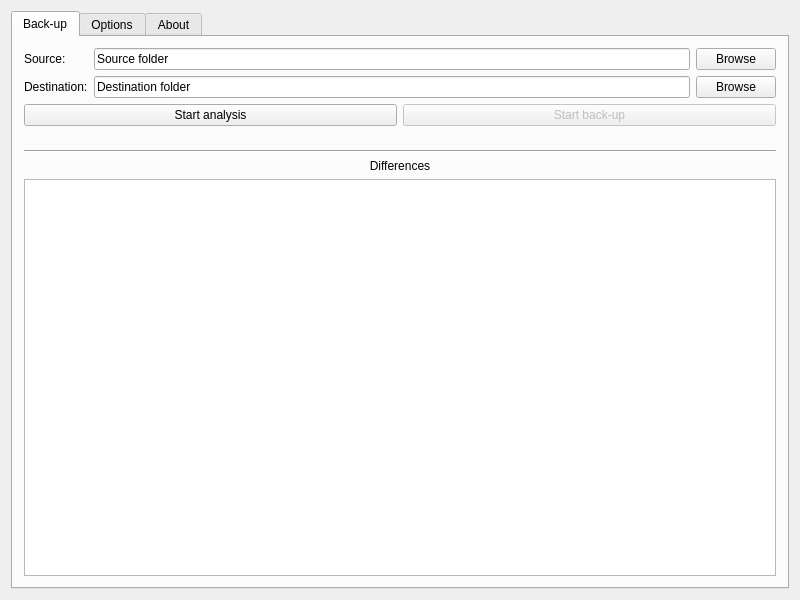
<?xml version="1.0" encoding="UTF-8"?>
<ui version="4.0">
 <class>FsyncWindow</class>
 <widget class="QWidget" name="FsyncWindow">
  <property name="geometry">
   <rect>
    <x>0</x>
    <y>0</y>
    <width>800</width>
    <height>600</height>
   </rect>
  </property>
  <property name="windowTitle">
   <string>FsyncWindow</string>
  </property>
  <layout class="QGridLayout" name="gridLayout_2">
   <item row="0" column="0">
    <widget class="QTabWidget" name="mainTab">
     <property name="currentIndex">
      <number>0</number>
     </property>
     <widget class="QWidget" name="saveTab">
      <attribute name="title">
       <string>Back-up</string>
      </attribute>
      <layout class="QGridLayout" name="gridLayout">
       <item row="0" column="0">
        <layout class="QGridLayout" name="mainGrid">
         <item row="7" column="0">
          <widget class="Line" name="line">
           <property name="orientation">
            <enum>Qt::Horizontal</enum>
           </property>
          </widget>
         </item>
         <item row="5" column="0">
          <widget class="QProgressBar" name="progressBar">
           <property name="sizePolicy">
            <sizepolicy hsizetype="Expanding" vsizetype="Ignored">
             <horstretch>0</horstretch>
             <verstretch>0</verstretch>
            </sizepolicy>
           </property>
          </widget>
         </item>
         <item row="0" column="0">
          <layout class="QGridLayout" name="folderGrid">
           <item row="3" column="1">
            <widget class="QLineEdit" name="saveEdit">
             <property name="text">
              <string>Destination folder</string>
             </property>
             <property name="placeholderText">
              <string>Dossier de sauvegarde</string>
             </property>
            </widget>
           </item>
           <item row="3" column="2">
            <widget class="QPushButton" name="saveBrowse">
             <property name="text">
              <string>Browse</string>
             </property>
            </widget>
           </item>
           <item row="1" column="1">
            <widget class="QLineEdit" name="sourceEdit">
             <property name="text">
              <string>Source folder</string>
             </property>
             <property name="placeholderText">
              <string>Dossier source</string>
             </property>
            </widget>
           </item>
           <item row="1" column="2">
            <widget class="QPushButton" name="sourceBrowse">
             <property name="text">
              <string>Browse</string>
             </property>
            </widget>
           </item>
           <item row="1" column="0">
            <widget class="QLabel" name="sourceLabel">
             <property name="text">
              <string>Source:</string>
             </property>
            </widget>
           </item>
           <item row="3" column="0">
            <widget class="QLabel" name="saveLabel">
             <property name="text">
              <string>Destination:</string>
             </property>
            </widget>
           </item>
          </layout>
         </item>
         <item row="8" column="0">
          <widget class="QLabel" name="diffLabel">
           <property name="text">
            <string>Differences</string>
           </property>
           <property name="alignment">
            <set>Qt::AlignCenter</set>
           </property>
          </widget>
         </item>
         <item row="9" column="0">
          <widget class="QTableWidget" name="diffTable">
           <property name="editTriggers">
            <set>QAbstractItemView::NoEditTriggers</set>
           </property>
           <property name="alternatingRowColors">
            <bool>true</bool>
           </property>
           <property name="sortingEnabled">
            <bool>true</bool>
           </property>
          </widget>
         </item>
         <item row="1" column="0">
          <layout class="QHBoxLayout" name="buttonLayout">
           <item>
            <widget class="QPushButton" name="analyzeButton">
             <property name="text">
              <string>Start analysis</string>
             </property>
            </widget>
           </item>
           <item>
            <widget class="QPushButton" name="saveButton">
             <property name="enabled">
              <bool>false</bool>
             </property>
             <property name="text">
              <string>Start back-up</string>
             </property>
            </widget>
           </item>
          </layout>
         </item>
         <item row="4" column="0">
          <widget class="QLabel" name="itemLabel">
           <property name="sizePolicy">
            <sizepolicy hsizetype="Preferred" vsizetype="Ignored">
             <horstretch>0</horstretch>
             <verstretch>0</verstretch>
            </sizepolicy>
           </property>
           <property name="text">
            <string/>
           </property>
           <property name="alignment">
            <set>Qt::AlignCenter</set>
           </property>
          </widget>
         </item>
         <item row="6" column="0">
          <widget class="QLabel" name="timeLabel">
           <property name="sizePolicy">
            <sizepolicy hsizetype="Preferred" vsizetype="Ignored">
             <horstretch>0</horstretch>
             <verstretch>0</verstretch>
            </sizepolicy>
           </property>
           <property name="text">
            <string/>
           </property>
           <property name="alignment">
            <set>Qt::AlignCenter</set>
           </property>
          </widget>
         </item>
        </layout>
       </item>
      </layout>
     </widget>
     <widget class="QWidget" name="settingsTab">
      <attribute name="title">
       <string>Options</string>
      </attribute>
      <layout class="QGridLayout" name="gridLayout_4">
       <item row="0" column="0">
        <layout class="QGridLayout" name="settingsGrid"/>
       </item>
      </layout>
     </widget>
     <widget class="QWidget" name="aboutTab">
      <property name="sizePolicy">
       <sizepolicy hsizetype="Preferred" vsizetype="Preferred">
        <horstretch>0</horstretch>
        <verstretch>0</verstretch>
       </sizepolicy>
      </property>
      <attribute name="title">
       <string>About</string>
      </attribute>
      <layout class="QVBoxLayout" name="verticalLayout">
       <item>
        <widget class="QLabel" name="aboutLabel">
         <property name="sizePolicy">
          <sizepolicy hsizetype="Preferred" vsizetype="Preferred">
           <horstretch>0</horstretch>
           <verstretch>0</verstretch>
          </sizepolicy>
         </property>
         <property name="text">
          <string/>
         </property>
        </widget>
       </item>
       <item>
        <spacer name="aboutSpacer">
         <property name="orientation">
          <enum>Qt::Vertical</enum>
         </property>
         <property name="sizeHint" stdset="0">
          <size>
           <width>20</width>
           <height>40</height>
          </size>
         </property>
        </spacer>
       </item>
      </layout>
     </widget>
    </widget>
   </item>
  </layout>
 </widget>
 <layoutdefault spacing="6" margin="11"/>
 <resources/>
 <connections/>
</ui>
